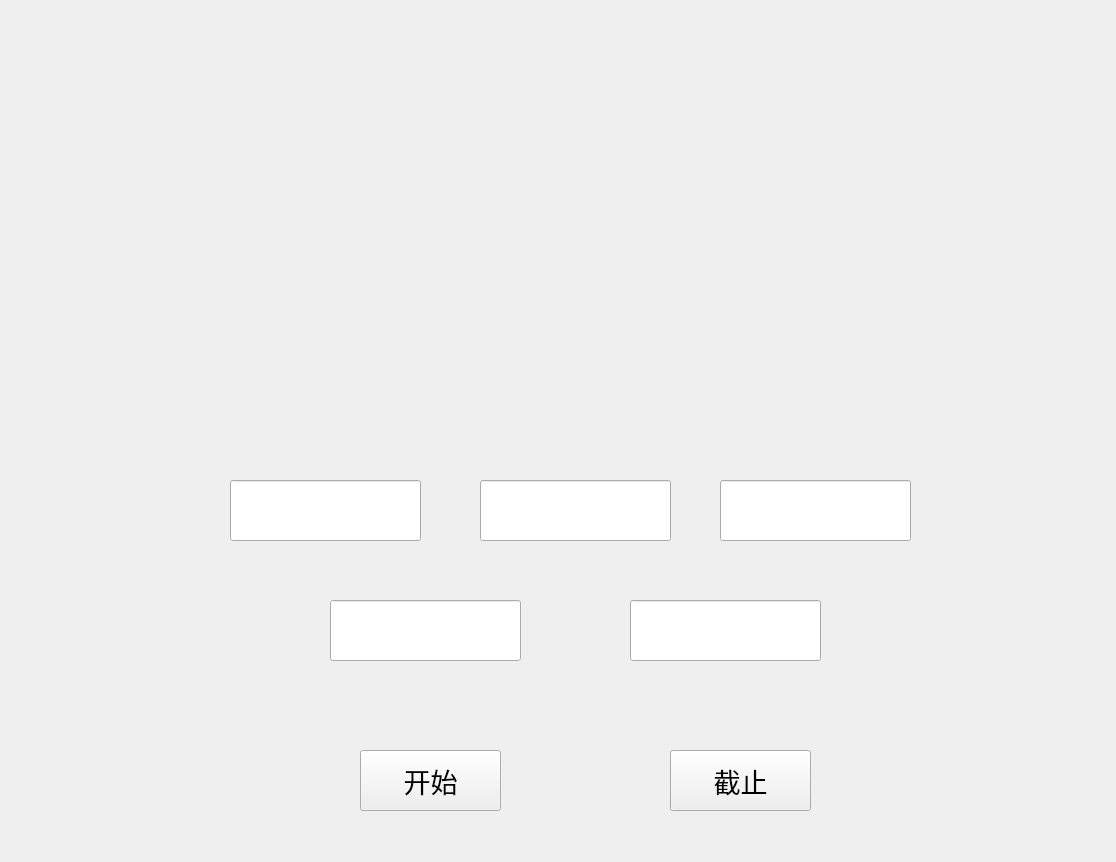
<?xml version="1.0" encoding="UTF-8"?>
<ui version="4.0">
 <class>Form</class>
 <widget class="QWidget" name="Form">
  <property name="geometry">
   <rect>
    <x>0</x>
    <y>0</y>
    <width>1116</width>
    <height>862</height>
   </rect>
  </property>
  <property name="minimumSize">
   <size>
    <width>1116</width>
    <height>862</height>
   </size>
  </property>
  <property name="maximumSize">
   <size>
    <width>1116</width>
    <height>862</height>
   </size>
  </property>
  <property name="windowTitle">
   <string>三维定位系统</string>
  </property>
  <widget class="QLineEdit" name="L_x">
   <property name="geometry">
    <rect>
     <x>230</x>
     <y>480</y>
     <width>191</width>
     <height>61</height>
    </rect>
   </property>
   <property name="font">
    <font>
     <pointsize>22</pointsize>
     <weight>75</weight>
     <bold>true</bold>
    </font>
   </property>
   <property name="text">
    <string/>
   </property>
  </widget>
  <widget class="QLabel" name="label">
   <property name="geometry">
    <rect>
     <x>220</x>
     <y>70</y>
     <width>701</width>
     <height>391</height>
    </rect>
   </property>
   <property name="text">
    <string/>
   </property>
  </widget>
  <widget class="QLineEdit" name="L_y">
   <property name="geometry">
    <rect>
     <x>480</x>
     <y>480</y>
     <width>191</width>
     <height>61</height>
    </rect>
   </property>
   <property name="font">
    <font>
     <pointsize>22</pointsize>
     <weight>75</weight>
     <bold>true</bold>
    </font>
   </property>
   <property name="text">
    <string/>
   </property>
  </widget>
  <widget class="QLineEdit" name="L_z">
   <property name="geometry">
    <rect>
     <x>630</x>
     <y>600</y>
     <width>191</width>
     <height>61</height>
    </rect>
   </property>
   <property name="font">
    <font>
     <pointsize>22</pointsize>
     <weight>75</weight>
     <bold>true</bold>
    </font>
   </property>
   <property name="text">
    <string/>
   </property>
  </widget>
  <widget class="QLineEdit" name="L_x_min">
   <property name="geometry">
    <rect>
     <x>720</x>
     <y>480</y>
     <width>191</width>
     <height>61</height>
    </rect>
   </property>
   <property name="font">
    <font>
     <pointsize>22</pointsize>
     <weight>75</weight>
     <bold>true</bold>
    </font>
   </property>
   <property name="text">
    <string/>
   </property>
  </widget>
  <widget class="QLineEdit" name="L_y_min">
   <property name="geometry">
    <rect>
     <x>330</x>
     <y>600</y>
     <width>191</width>
     <height>61</height>
    </rect>
   </property>
   <property name="font">
    <font>
     <pointsize>22</pointsize>
     <weight>75</weight>
     <bold>true</bold>
    </font>
   </property>
   <property name="text">
    <string/>
   </property>
  </widget>
  <widget class="QPushButton" name="pushButton">
   <property name="geometry">
    <rect>
     <x>360</x>
     <y>750</y>
     <width>141</width>
     <height>61</height>
    </rect>
   </property>
   <property name="font">
    <font>
     <pointsize>20</pointsize>
    </font>
   </property>
   <property name="text">
    <string>开始</string>
   </property>
  </widget>
  <widget class="QPushButton" name="pushButton_2">
   <property name="geometry">
    <rect>
     <x>670</x>
     <y>750</y>
     <width>141</width>
     <height>61</height>
    </rect>
   </property>
   <property name="font">
    <font>
     <pointsize>20</pointsize>
    </font>
   </property>
   <property name="text">
    <string>截止</string>
   </property>
  </widget>
 </widget>
 <resources/>
 <connections/>
</ui>
